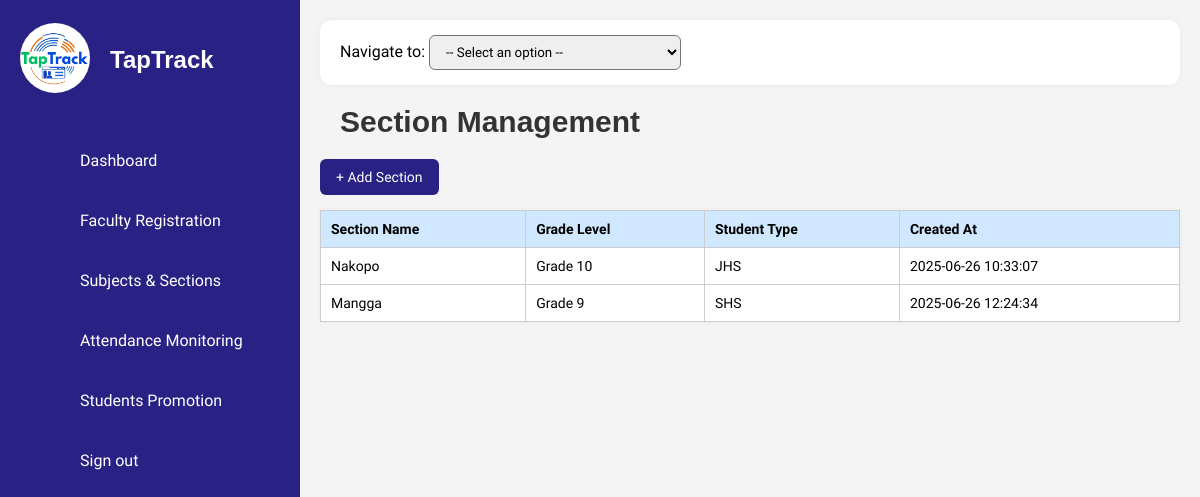
Page /ISIERA/section_management.php on the earlier database version.
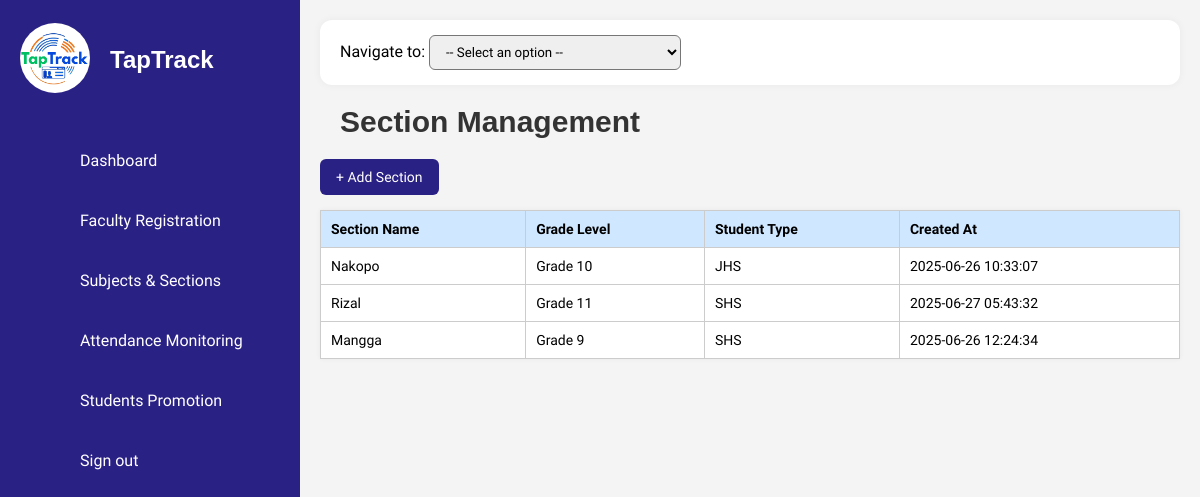
Same page on the later database version.
### tables this page shows
CREATE TABLE `sections` (
  `id` int(11) NOT NULL,
  `section_name` varchar(100) NOT NULL,
  `student_type` enum('JHS','SHS') NOT NULL,
  `grade_level` varchar(20) DEFAULT NULL,
  `created_at` timestamp NOT NULL DEFAULT current_timestamp()
);

### ISIERA/section_management.php (the view, shortened to what this page needs)
<?php
include 'db_connection.php';
$conn->query("CREATE TABLE IF NOT EXISTS sections (
  id INT AUTO_INCREMENT PRIMARY KEY,
  section_name VARCHAR(100) UNIQUE NOT NULL,
  student_type ENUM('JHS','SHS') NOT NULL,
  grade_level INT NOT NULL,
  created_at TIMESTAMP DEFAULT CURRENT_TIMESTAMP
)");
$sectionsResult = $conn->query("SELECT * FROM sections ORDER BY grade_level ASC, section_name ASC");
$sections = $sectionsResult->fetch_all(MYSQLI_ASSOC);
?>
<!DOCTYPE html>
<html lang="en">
<head>
  <link rel="stylesheet" href="assets/css/style.css" />
</head>
<body>
<?php include('sidebar.php'); ?>
<div class="main-content">
  <div class="dropdown-nav">
    <label>Navigate to:</label>
    <select onchange="navigate(this.value)">
      <option value="">-- Select an option --</option>
    </select>
  </div>
  <h2>Section Management</h2>
  <button class="add-btn" onclick="openModal()">+ Add Section</button>
<table>
  <thead>
    <tr>
      <th>Section Name</th>
      <th>Grade Level</th>
      <th>Student Type</th>
      <th>Created At</th>
    </tr>
  </thead>
  <tbody>
    <?php foreach ($sections as $section): ?>
      <tr>
        <td><?= htmlspecialchars($section['section_name']) ?></td>
        <td><?= htmlspecialchars($section['grade_level']) ?></td>
        <td><?= htmlspecialchars($section['student_type']) ?></td>
        <td><?= htmlspecialchars($section['created_at']) ?></td>
      </tr>
    <?php endforeach; ?>
  </tbody>
</table>
</body>
</body>
</html>

Differences in the rows shown:
added sections: section_name "Rizal", grade_level "Grade 11", student_type "SHS", created_at "2025-06-27 05:43:32"
